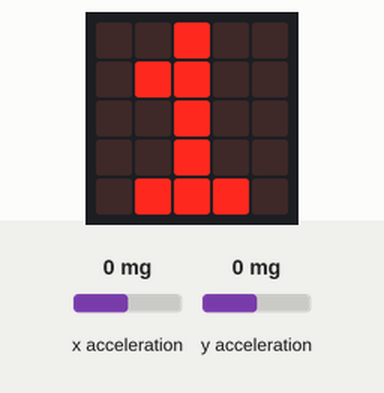
A program run on a simulated BBC micro:bit (MakeCode). Parts: the board's 5×5 LED display. Inputs (shaded band) come from the test bench; at power-on: x acceleration 0 mg, y acceleration 0 mg. The 48×5 strip is a reading aid, not a part: it shows the text the display is scrolling, unrolled, one strip-width of it at a time; the run ends where the board's game-over animation would start. At 4.2 s the program stops and its outputs stay as they are.

Above: at 1.2 s.
1.3 s: x acceleration set to -1440 mg
At 3.46 s:
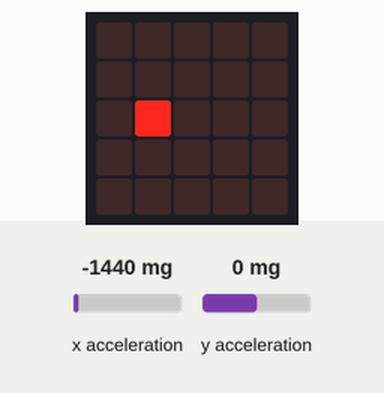
At 4.6 s:
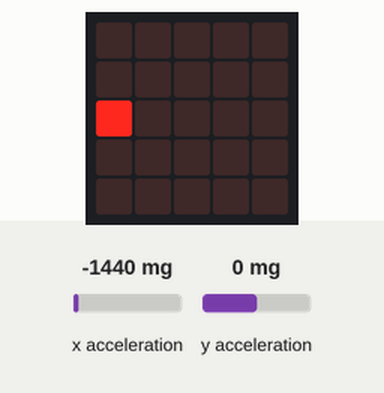
Timing chart, 0 to 5.7 s (numbered marks = the images above; inputs shaded):
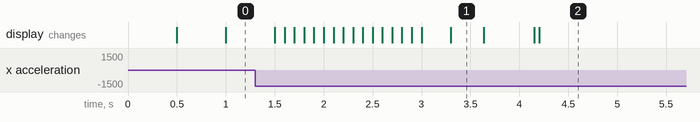

Measured:
- after the input at 1.3 s, the display: first differs from a run without the input after 2.0 s (image 1)

The program:

main.ts
```typescript
let drankje: game.LedSprite = null
let opDienblad = true
let tolerantie = 500

basic.forever(function () {

    basic.showString('3', 100)
    basic.showString('2', 100)
    basic.showString('1', 100)
    basic.showString('GO', 100)

    drankje = game.createSprite(2,2)

    opDienblad = true
    while( opDienblad )
    {
        if( input.acceleration(Dimension.X) > tolerantie )
        {
            if (drankje.get(LedSpriteProperty.X) < 4)
            {
                drankje.changeXBy( 1 );
            }
            else
            {
                opDienblad = false;
            }
        }

        if(input.acceleration(Dimension.X) < -tolerantie)
        {
            if(drankje.get(LedSpriteProperty.X) > 0 )
            {
                drankje.changeXBy( -1 )
            }
            else
            {
                opDienblad = false
            }
        }

        if( input.acceleration(Dimension.Y) > tolerantie)
        {
            if(drankje.get(LedSpriteProperty.Y) < 4 )
            {
                drankje.changeYBy(1)
            }
            else
            {
                opDienblad = false
            }
        }

        if (input.acceleration(Dimension.Y) < -tolerantie) {
            if (drankje.get(LedSpriteProperty.Y) > 0) {
                drankje.changeYBy(-1)
            }
            else {
                opDienblad = false
            }
        }

        basic.pause(250);
        basic.clearScreen();
        basic.pause(50);
    }

    game.gameOver()


})
```

test.ts
```typescript
// tests gaan hier; deze zal niet worden gecompileerd wanneer dit pakket wordt gebruikt als extensie.
```
